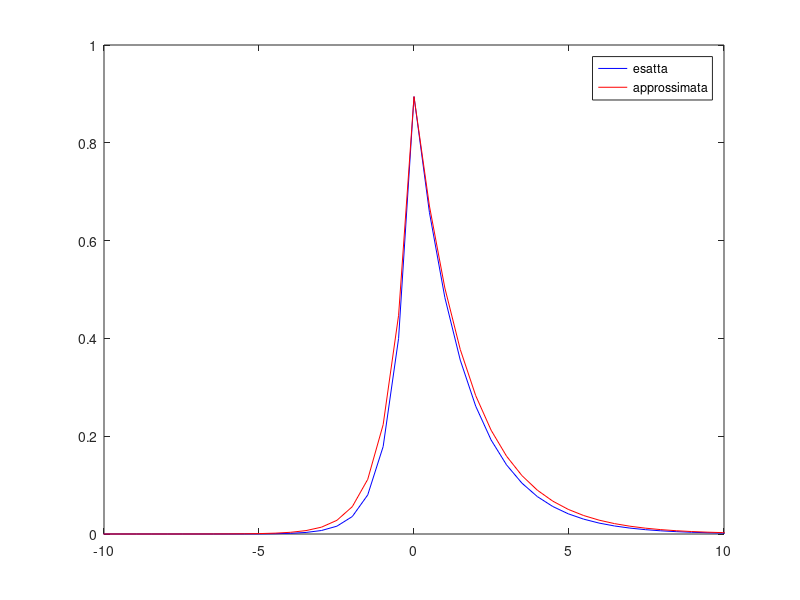
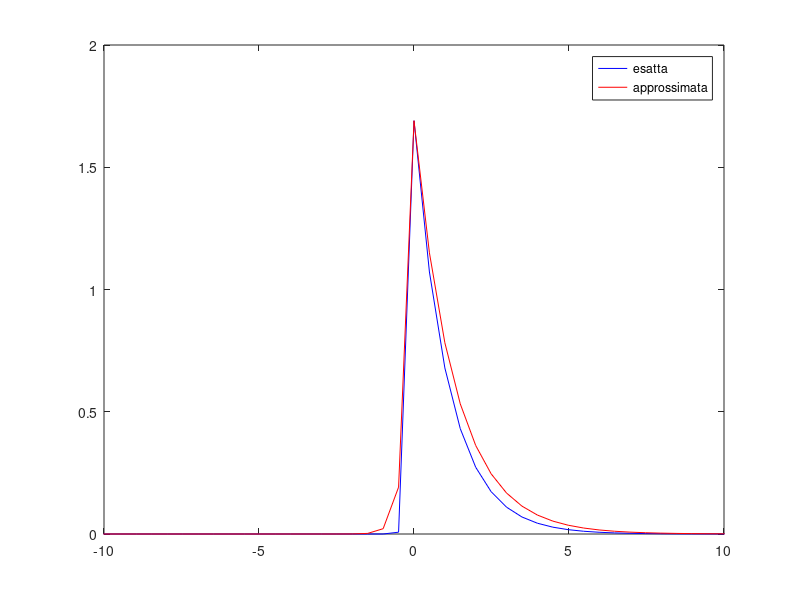
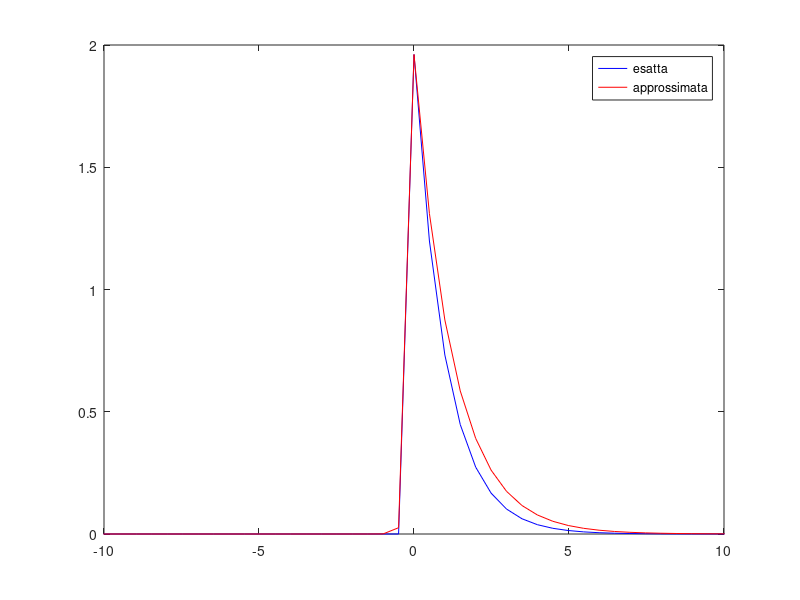

Reproduce these figures in MATLAB, in order.
clearvars, close all;

% soluzione alle DF del pb 
% -D*c" + u*c' + Kc = 1
% u(-L) = 0, u(L) = 0

% calcoliamo due sol approssimate, z1 sull'intervallo (-L, 0), e z2
% sull'intervallo (0, L), per poi unirle in un unico vettore
% questo perche' la sol approssimata su (-L,0) presenta il fenomeno 
% dello strato limite per D -> 0, e va gestito separatamente

% usiamo sempre una discretizzazione di tipo upwind

L = 100;
u = 1; M = 2; K = 1;
Dv = [1 1e-1 1e-2];

n = 200; h = L/n; % passo di griglia
dim = n+2; % nr nodi totale per ciascun intervallo 

f = @(x)1+0.*x;

for i = 1:numel(Dv) % ciclo al variare di D 
    D = Dv(i);
    Pe(i) = (u*h)/(2*D);
    
    Dh = D*(1 + Pe(i)); % discr upwind del termine di trasporto = viscosità artificiale 
    
    % A e' la stessa su entrambi gli intervalli
    a1 = -Dh/h^2 + u/(2*h);
    b1 = 2*Dh/h^2 + K;
    c1 = -Dh/h^2 - u/(2*h);

    d0 = b1*ones(n,1);
    dup = a1*ones(n-1,1);
    dlow = c1*ones(n-1,1);
    A = diag(d0, 0) + diag(dup, 1) + diag(dlow, -1);
    
    
    % ********** INTERVALLO 1 (-L, 0) **********
    xmesh1 = linspace(-L,0,n+2); 
    zsx = 0; zdx = M/(sqrt(u^2+4*D*K));    %BCs
    
    %risolvo il sistema Az1 = v
    f = M*zeros(n,1);
    f(1) = f(1) - c1*zsx;
    f(end) = f(end) - a1*zdx;
    
    z1 = A\f;
    z1 = [zsx; z1; zdx];
    
    % soluzione esatta su (-L, 0)
    l_1 = (u + sqrt(u^2+4*D*K))/(2*D); % > 0
    uex1 = @(x) (M*exp(l_1*x))/(sqrt(u^2+4*D*K));
    
    err1 = norm(uex1(xmesh1)' - z1,'inf');
    %-----------------------------------------------------------
    
    
    % ********** INTERVALLO 2 (0, L) **********
    xmesh2 = linspace(0, L, n+2); 
    zsx = M/(sqrt(u^2 + 4*D*K)); zdx = 0;     %BCs
    
    %risolvo il sistema Az2 = v
    %f = (h^2/Dh)*ones(n,1);
    f = M*zeros(n,1);
    f(1) = f(1) - c1*zsx;
    f(end) = f(end) - a1*zdx;
    
    z2 = A\f;
    z2 = [zsx; z2; zdx];
    
    % soluzione esatta su (0, L)
    l_2 = (-u + sqrt(u^2+4*D*K))/(-2*D); % < 0
    uex2 = @(x) (M*exp(l_2*x))/(sqrt(u^2+4*D*K));
    
    err2 = norm(uex2(xmesh2)' - z2,'inf');
    %-----------------------------------------------------------
    
    
    % ********** SOL COMPLESSIVA **********
    xmesh = [xmesh1 xmesh2];
    uex = [uex1(xmesh1) uex2(xmesh2)];
    z = [z1; z2];
    figure
    plot(xmesh, uex,'b-', xmesh, z,'r-');
    xlim([-10 10])
  
    legend('esatta', 'approssimata')
    err(i,:) = [err1 err2];
end




